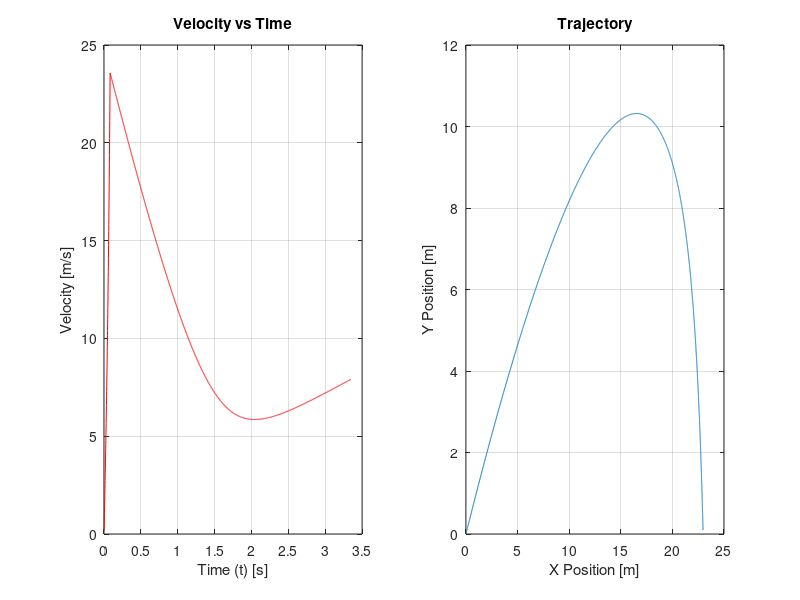

This figure's MATLAB source:
%% Bottle Rocket Problem
H=0;
V = 0;
g = 9.81;
Mo = 1; %kg total mass before burn
M = 1; %starting mass for iterations
Mp = 0.66666667; %kg mass propellant
A = .015; %crosssectional area
rho = 1.225; 
C = 22.09;
Cd = 0.50;
theta = 45 * (pi/180);
Y_pos = 0;
X_pos = 0;
Y_vel = 0;
X_vel = 0;
P_del = 243413;

M_dot = 8.0633; %kg/s flow rate
t_b = .08247; %burn time

%% Iteration Initialize
i=0;
t_del = .001;
M_del = M_dot * t_del; % mass change per step size

%% Burn Iteration

while M >= (Mo-Mp)
    %C = sqrt((2*P_del)/997);
   % P_del = P_del - 294.33252725;
    
    v_del = C * (M_del/M) - ((g * cos(theta)) * t_del) - ((rho * A * Cd * V * V * t_del)/(2 * M));
    
    V = v_del + V;
    Y_pos = Y_pos + (V * t_del * sin(theta));
    X_pos = X_pos + (V * t_del * cos(theta));
    Y_vel = V * sin(theta);
    X_vel = V * cos(theta);
    
    M = M - M_del;
    
    i = i+1;
    t_stor(i) = i*t_del;
    V_stor(i) = V;
    Y_pos_stor(i) = Y_pos;
    X_pos_stor(i) = X_pos;
    Y_vel_stor(i) = Y_vel;
    X_vel_stor(i) = X_vel;
end

%% Coast Iterations

while Y_pos > 0.1
    
    theta = atan(Y_vel/X_vel);
    v_del_y = - (g * t_del) - ((rho * A * Cd * V * V * t_del*sin(theta))/(2 * M));
    v_del_x = - ((rho * A * Cd * V * V * t_del*cos(theta))/(2 * M));
    
    Y_vel = v_del_y + Y_vel;
    X_vel = v_del_x + X_vel;
    Y_pos = Y_pos + (Y_vel * t_del);
    X_pos = X_pos + (X_vel * t_del);
    
    i = i+1;
    t_stor(i) = i*t_del;
    V_stor(i) = sqrt((Y_vel^2) + (X_vel^2));
    Y_pos_stor(i) = Y_pos;
    X_pos_stor(i) = X_pos;
    Y_vel_stor(i) = Y_vel;
    X_vel_stor(i) = X_vel;
end

subplot(1,2,1);
plot(t_stor,V_stor,'r');
xlabel('Time (t) [s]');
ylabel('Velocity [m/s]');
grid on;
title('Velocity vs Time');

subplot(1,2,2);
plot(X_pos_stor,Y_pos_stor);
xlabel('X Position [m]');
ylabel('Y Position [m]');
grid on;
title('Trajectory');
Distance = max(X_pos_stor)